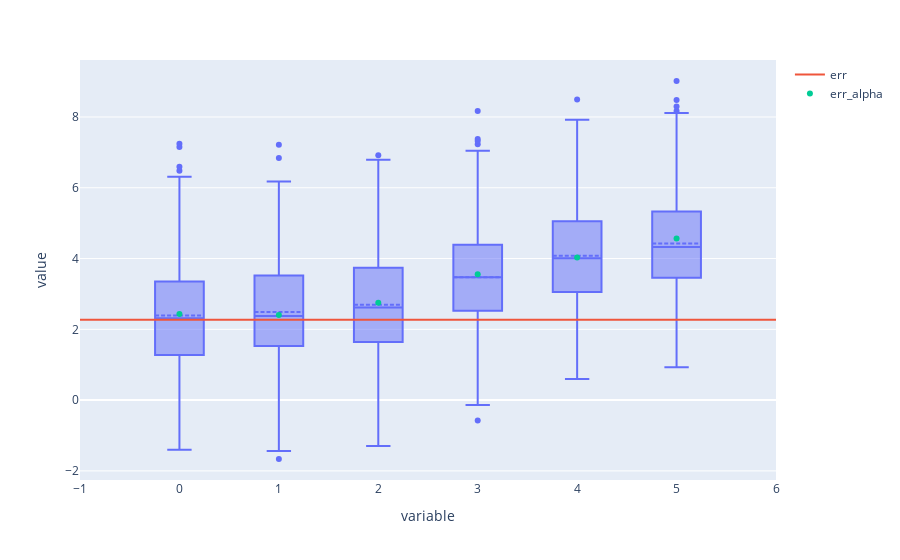

The notebook cell this image was saved under:
### Code cell
fig = px.box(cb_df)
fig.update_traces(boxmean=True)
fig.add_trace(go.Scatter(x=[-1,6], 
                         y=[test_err.mean(),test_err.mean()], 
                         mode='lines', 
                         name='err'))
fig.add_trace(go.Scatter(x=np.arange(6), 
                         y=risk_alpha, 
                         mode='markers', 
                         name='err_alpha'))

### Figure 1 — Plotly figure (JSON) as saved in the notebook; plotly's stock layout.template omitted (floating-point values rounded to 4 significant figures; data arrays with more than 128 entries replaced by an {"elided": "..."} marker saying what was removed)
{"data": [{"alignmentgroup": "True", "boxmean": true, "hovertemplate": "variable=%{x}<br>value=%{y}<extra></extra>", "legendgroup": "", "marker": {"color": "#636efa"}, "name": "", "notched": false, "offsetgroup": "", "orientation": "v", "showlegend": false, "type": "box", "x": {"elided": "3000 str values"}, "x0": " ", "xaxis": "x", "y": {"elided": "3000 float values"}, "y0": " ", "yaxis": "y"}, {"mode": "lines", "name": "err", "type": "scatter", "x": [-1, 6], "y": [2.269, 2.269]}, {"mode": "markers", "name": "err_alpha", "type": "scatter", "x": [0, 1, 2, 3, 4, 5], "y": [2.431, 2.403, 2.749, 3.558, 4.032, 4.569]}], "layout": {"boxmode": "group", "legend": {"tracegroupgap": 0}, "margin": {"t": 60}, "xaxis": {"anchor": "y", "domain": [0, 1], "title": {"text": "variable"}}, "yaxis": {"anchor": "x", "domain": [0, 1], "title": {"text": "value"}}}}
